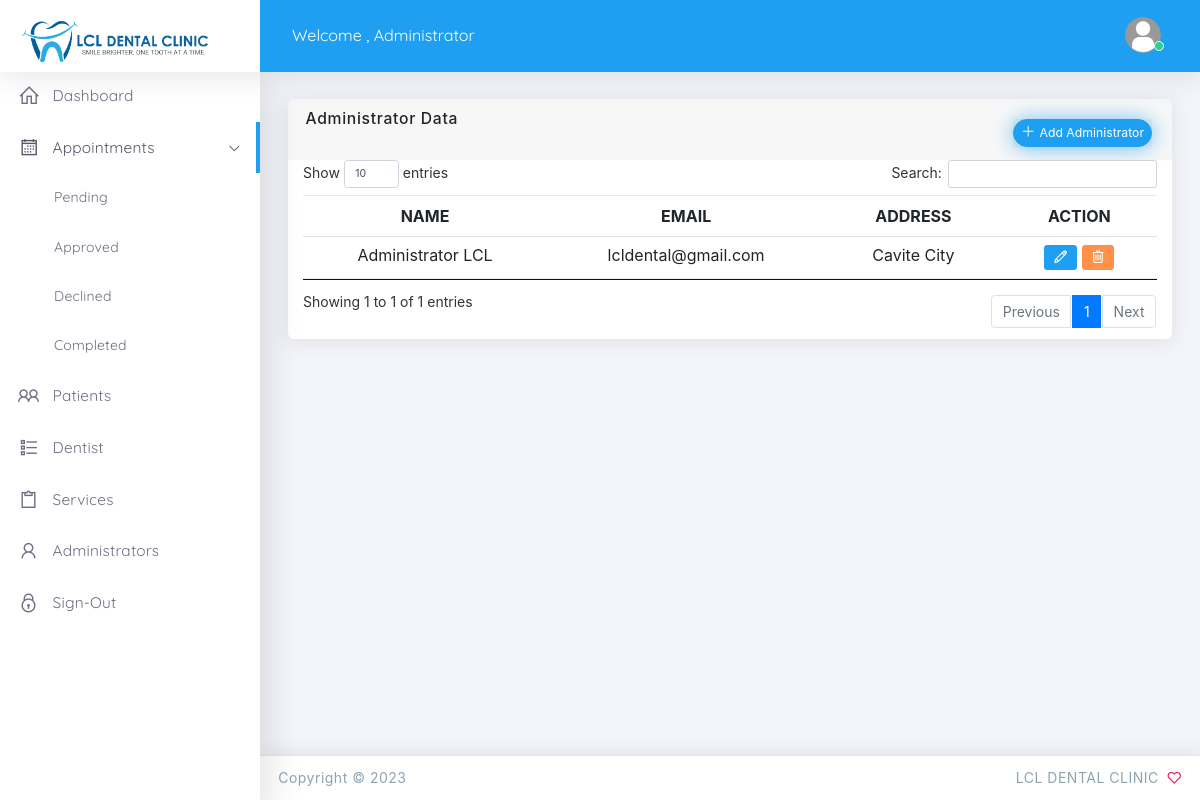
Page /admin/users.php (signed in) on the committed database.
### tables this page shows
CREATE TABLE `tbl_signup` (
  `id` int(11) NOT NULL,
  `firstname` varchar(100) NOT NULL,
  `lastname` varchar(100) NOT NULL,
  `sex` varchar(10) NOT NULL,
  `birthday` varchar(100) NOT NULL,
  `address` varchar(250) NOT NULL,
  `email` varchar(250) NOT NULL,
  `password` varchar(250) NOT NULL,
  `pass` varchar(100) NOT NULL,
  `type` varchar(250) NOT NULL,
  `is_balance` int(1) NOT NULL,
  `is_confirm` int(11) NOT NULL,
  `date_registered` timestamp NOT NULL DEFAULT current_timestamp()
);

### controller/admin-users.php (called while the page is built, shortened)
<?php
include('database.php');
$tbl_signup = $mysqli->query("SELECT * from tbl_signup where type='admin'");

### admin/users.php (the view, shortened to what this page needs)
  <?php
	  include("header.php");
	  include('../controller/admin-users.php');
  ?>
  <body class="vertical-layout vertical-menu-modern 2-columns   fixed-navbar" data-open="click" data-menu="vertical-menu-modern" data-col="2-columns">
   <?php include("nav.php");?>
    <div class="app-content content">
      <div class="content-wrapper">
        <div class="content-body">
			<div class="row">
				<div class="col-12">
					<div class="card">
						<div class="card-header">
						 <h5 class="card-title"> Administrator Data </h5>
							<div class="heading-elements">
								<button class="btn btn-sm round btn-info btn-glow" data-toggle="modal" data-backdrop="false" data-target="#adduser" fdprocessedid="cf0o09"><i class="la la-plus font-medium-1"></i> Add Administrator</button>
							</div>
							<br>
						</div>
						<div class="card-content">
							<div class="table-responsive">
								 <table class="table datatable" id="table-1">
									<thead>
									  <tr>
										<th scope="col" class="text-center"> NAME  </th>
										<th scope="col" class="text-center"> EMAIL</th>
										<th scope="col" class="text-center"> ADDRESS</th>
										<th scope="col" class="text-center"> ACTION </th>
									  </tr>
									</thead>
									<tbody>
									<?php while($val = $tbl_signup->fetch_object()){ ?>
									  <tr>
										<td class="text-center"><?php echo $val->firstname .' '. $val->lastname;?></td>
										<td class="text-center"><?php echo $val->email;?></td>
										<td class="text-center"><?php echo $val->address;?></td>
										<td class="text-center">
											<a href="edit-user.php?data=<?php echo $val->id;?>"><button class="btn btn-info btn-sm edit-user"><i class="la la-pencil"></i>  </button></a>
											<button class="btn btn-warning btn-sm" data-toggle="modal" data-target="#delete<?php echo $val->id;?>"><i class="la la-trash"></i>  </button>
										</td>
									  </tr>
									<?php } ?>
									</tbody>
								  </table>
							</div>
						</div>
					</div>
				</div>
			</div>
        </div>
      </div>
    </div>
<?php include("footer.php");?>

### assets/css/vertical-menu-modern.css (style rules this page uses)
body.vertical-layout.vertical-menu-modern.menu-expanded .content, body.vertical-layout.vertical-menu-modern.menu-expanded .footer { margin-left: 260px; }
@media (min-width: 992px) { body.vertical-layout.vertical-menu-modern .content, body.vertical-layout.vertical-menu-modern .footer { margin-left: 260px; } }

### rows in the picture
tbl_signup: firstname "Administrator", lastname "LCL", email "lcldental@gmail.com", address "Cavite City"
